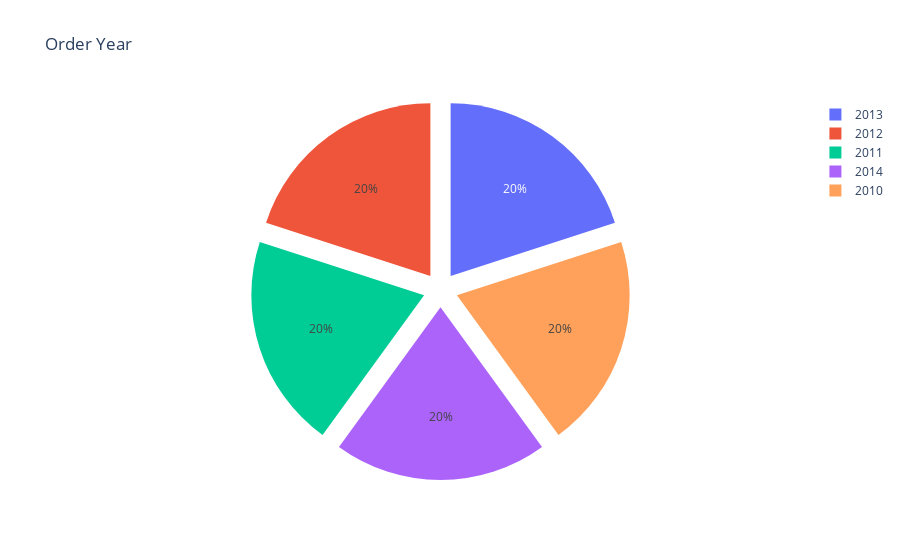
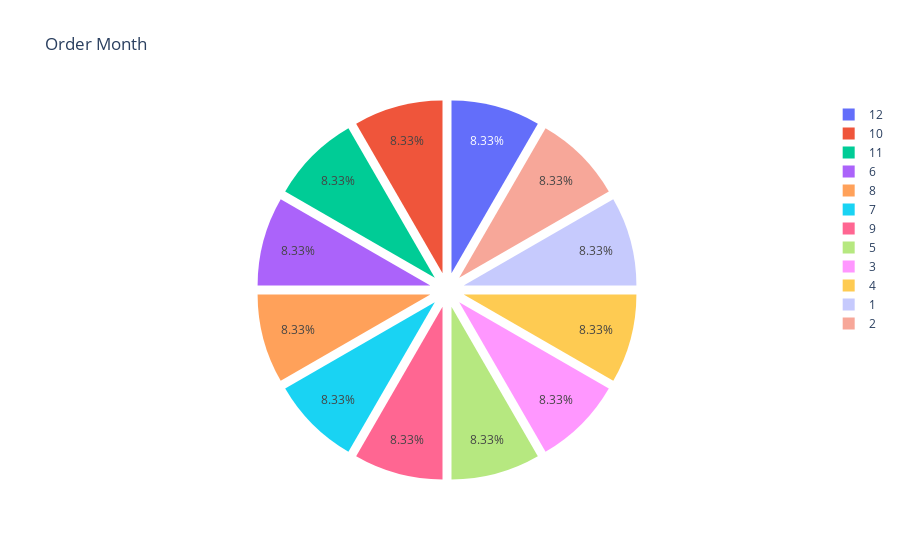
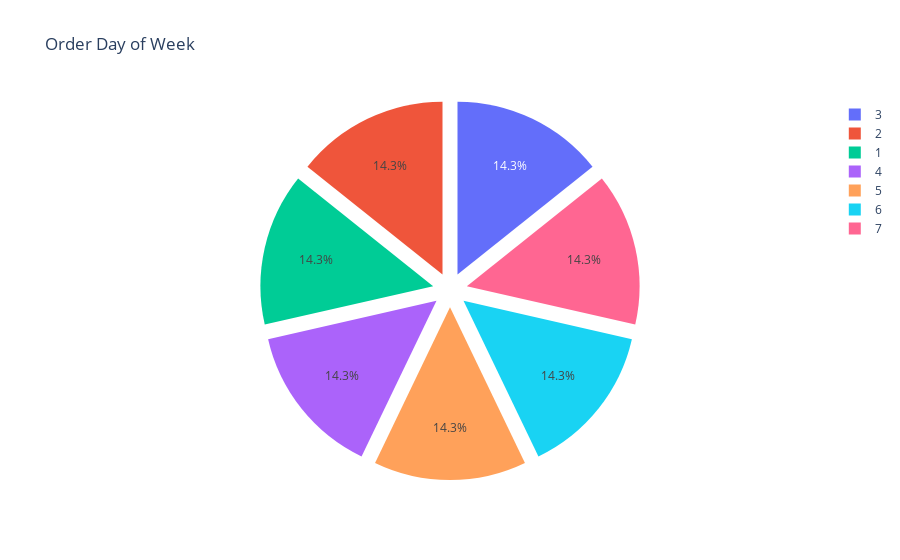

The notebook cell these images were saved under, in order:
### Markdown cell above
# VISUALIZATIONS

The summary of sales provides valuable insights into the patterns and behavior of sales, aligning with the problem statement focused on conducting a sales analysis. Let's interpret the key points from each summary:

### OrderDayOfWeek:
The sales count is highest on weekdays, particularly on Wednesday (3) and Tuesday (2). This suggests that mid-week days experience higher sales activity compared to weekends. The lowest sales count is on Sunday (7).

### OrderMonth:
December (12) has the highest sales count, indicating a peak in sales during the holiday season. Other strong months include October (10) and November (11). This aligns with common consumer behavior of increased spending during the festive season.

### OrderYear:
The sales data spans multiple years, and the highest sales count is observed in 2013. This suggests a positive trend and growth in sales during that specific year. It would be interesting to explore factors such as marketing strategies, economic conditions, or product launches that contributed to this spike in sales during 2013.

These insights can guide further investigation into the underlying factors influencing sales performance. For example, exploring marketing campaigns during high sales months, analyzing customer behavior during weekdays versus weekends, and understanding the impact of external events on yearly sales trends.

In a real-world context, understanding these patterns can assist in strategic decision-making. Businesses can optimize inventory management, plan targeted marketing efforts during peak months, and adjust staffing levels based on the anticipated demand throughout the week.

Additionally, the insights can contribute to forecasting future sales trends and implementing effective strategies to capitalize on opportunities and address challenges within the market.

### Code cell
import pandas as pd
import plotly.express as px

# Assuming data_clean is a PySpark DataFrame
# Convert it to a Pandas DataFrame
data_clean_pd = data_clean.toPandas()

# Replace 'OrderYear', 'OrderMonth', 'OrderDayOfWeek' with the actual column names in your DataFrame
order_year_counts = data_clean_pd['OrderYear'].value_counts()
order_month_counts = data_clean_pd['OrderMonth'].value_counts()
order_day_of_week_counts = data_clean_pd['OrderDayOfWeek'].value_counts()

# Create a pie chart for OrderYear with explode effect
fig1 = px.pie(order_year_counts, names=order_year_counts.index, title='Order Year')
fig1.update_traces(pull=[0.1] * len(order_year_counts))

# Create a pie chart for OrderMonth with explode effect
fig2 = px.pie(order_month_counts, names=order_month_counts.index, title='Order Month')
fig2.update_traces(pull=[0.1] * len(order_month_counts))

# Create a pie chart for OrderDayOfWeek with explode effect
fig3 = px.pie(order_day_of_week_counts, names=order_day_of_week_counts.index, title='Order Day of Week')
fig3.update_traces(pull=[0.1] * len(order_day_of_week_counts))

# Display the charts
fig1.show()
fig2.show()
fig3.show()

# Create tables for OrderYear, OrderMonth, and OrderDayOfWeek with 'Count' column
table1 = pd.DataFrame({'Count': order_year_counts.values, 'OrderYear': order_year_counts.index})
table2 = pd.DataFrame({'Count': order_month_counts.values, 'OrderMonth': order_month_counts.index})
table3 = pd.DataFrame({'Count': order_day_of_week_counts.values, 'OrderDayOfWeek': order_day_of_week_counts.index})

# Display the tables
table1
table2
table3

### Figure 1 — Plotly figure (JSON) as saved in the notebook; plotly's stock layout.template omitted (floating-point values rounded to 4 significant figures)
{"data": [{"domain": {"x": [0, 1], "y": [0, 1]}, "hovertemplate": "OrderYear=%{label}<extra></extra>", "labels": [2013, 2012, 2011, 2014, 2010], "legendgroup": "", "name": "", "pull": [0.1, 0.1, 0.1, 0.1, 0.1], "showlegend": true, "type": "pie"}], "layout": {"legend": {"tracegroupgap": 0}, "title": {"text": "Order Year"}}}

### Figure 2 — Plotly figure (JSON) as saved in the notebook; plotly's stock layout.template omitted (floating-point values rounded to 4 significant figures)
{"data": [{"domain": {"x": [0, 1], "y": [0, 1]}, "hovertemplate": "OrderMonth=%{label}<extra></extra>", "labels": [12, 10, 11, 6, 8, 7, 9, 5, 3, 4, 1, 2], "legendgroup": "", "name": "", "pull": [0.1, 0.1, 0.1, 0.1, 0.1, 0.1, 0.1, 0.1, 0.1, 0.1, 0.1, 0.1], "showlegend": true, "type": "pie"}], "layout": {"legend": {"tracegroupgap": 0}, "title": {"text": "Order Month"}}}

### Figure 3 — Plotly figure (JSON) as saved in the notebook; plotly's stock layout.template omitted (floating-point values rounded to 4 significant figures)
{"data": [{"domain": {"x": [0, 1], "y": [0, 1]}, "hovertemplate": "OrderDayOfWeek=%{label}<extra></extra>", "labels": [3, 2, 1, 4, 5, 6, 7], "legendgroup": "", "name": "", "pull": [0.1, 0.1, 0.1, 0.1, 0.1, 0.1, 0.1], "showlegend": true, "type": "pie"}], "layout": {"legend": {"tracegroupgap": 0}, "title": {"text": "Order Day of Week"}}}
